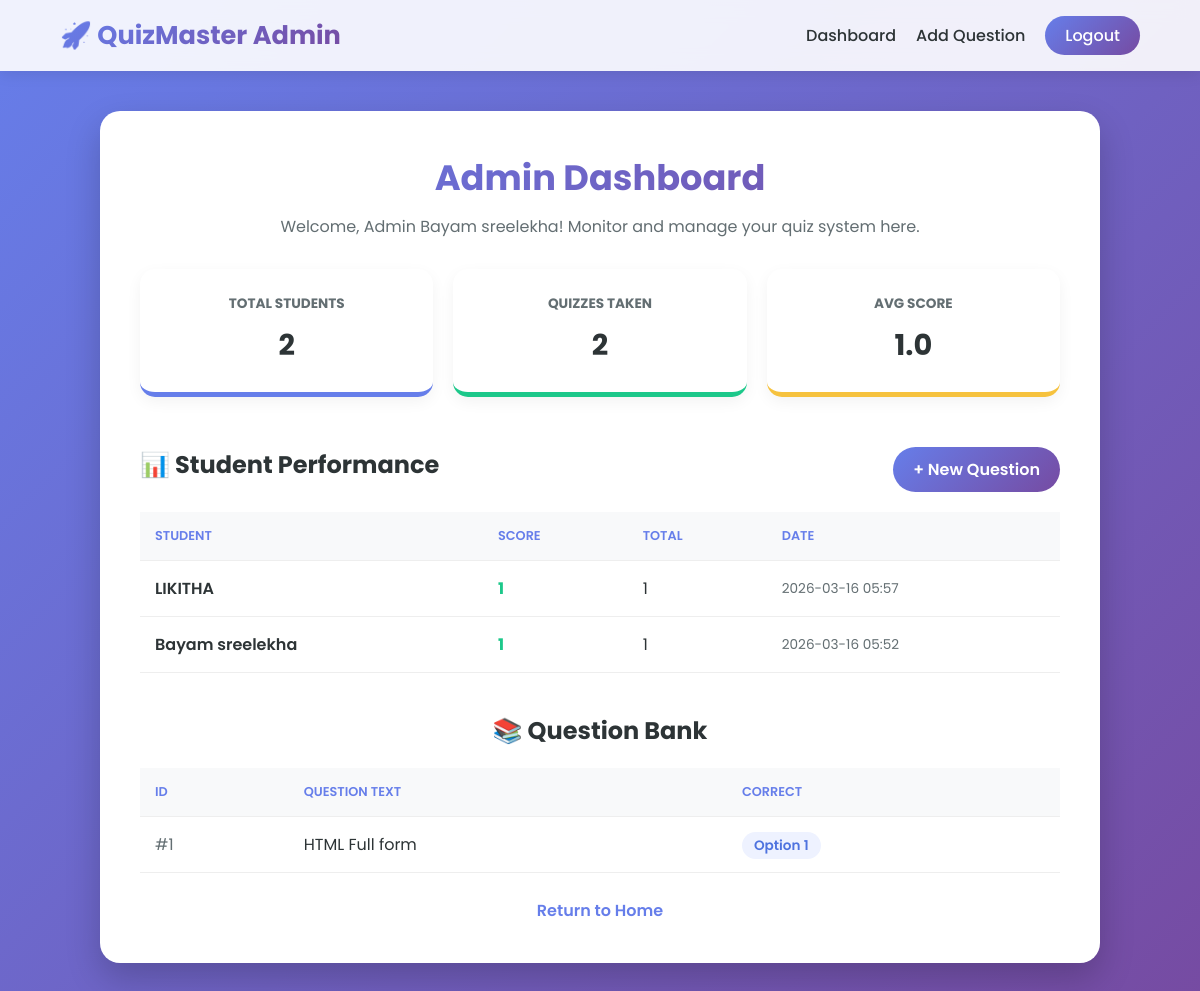
The app's page /admin/dashboard (signed in) with its own data.
### app.py (models this page shows)
class Result(db.Model):
    id = db.Column(db.Integer, primary_key=True)
    student_name = db.Column(db.String(100), nullable=False)
    score = db.Column(db.Integer, nullable=False)
    total_questions = db.Column(db.Integer, nullable=False)
    date = db.Column(db.DateTime, default=datetime.utcnow)

class Question(db.Model):
    id = db.Column(db.Integer, primary_key=True)
    text = db.Column(db.String(500), nullable=False)
    option1 = db.Column(db.String(200), nullable=False)
    option2 = db.Column(db.String(200), nullable=False)
    option3 = db.Column(db.String(200), nullable=False)
    option4 = db.Column(db.String(200), nullable=False)
    correct_option = db.Column(db.Integer, nullable=False)

### app.py (the view)
@app.route('/admin/dashboard')
def admin_dashboard():
    if not session.get('admin_logged_in'):
        return redirect(url_for('admin_login'))
    questions = Question.query.all()
    results = Result.query.order_by(Result.date.desc()).all()
    total_students = User.query.count()
    total_quizzes = Result.query.count()
    avg_score = db.session.query(func.avg(Result.score)).scalar() or 0
    avg_score = round(avg_score, 2)
    analytics = {
        "total_students": total_students,
        "total_quizzes": total_quizzes,
        "avg_score": avg_score
    }
    return render_template(
        'admin_dashboard.html',
        questions=questions,
        results=results,
        analytics=analytics
    )

### templates/admin_dashboard.html (shortened to what this page needs)
<!DOCTYPE html>
<html lang="en">
<head>
    <link rel="stylesheet" href="{{ url_for('static', filename='style.css') }}">
</head>
<body>
    <nav class="navbar">
        <a href="{{ url_for('index') }}" class="navbar-brand">🚀 QuizMaster Admin</a>
        <ul class="nav-links">
            <li><a href="{{ url_for('admin_dashboard') }}">Dashboard</a></li>
            <li><a href="{{ url_for('add_question') }}">Add Question</a></li>
            <li><a href="{{ url_for('logout') }}" class="nav-btn">Logout</a></li>
        </ul>
    </nav>
    <div class="main-content">
        <div class="card card-large">
            <h1>Admin Dashboard</h1>
            <p class="subtitle">Welcome, Admin {{ session.get('admin_name') }}! Monitor and manage your quiz system here.</p>
            <div class="analytics-grid">
                <div class="stat-card">
                    <h3>Total Students</h3>
                    <div class="value">{{ analytics.total_students }}</div>
                </div>
                <div class="stat-card" style="border-bottom-color: #1cc88a;">
                    <h3>Quizzes Taken</h3>
                    <div class="value">{{ analytics.total_quizzes }}</div>
                </div>
                <div class="stat-card" style="border-bottom-color: #f6c23e;">
                    <h3>Avg Score</h3>
                    <div class="value">{{ analytics.avg_score }}</div>
                </div>
            </div>
            <div style="display: flex; justify-content: space-between; align-items: center; margin-bottom: 20px;">
                <h2 style="font-size: 1.5rem; color: var(--text-main);">📊 Student Performance</h2>
                <a href="{{ url_for('add_question') }}" class="btn btn-primary" style="width: auto; padding: 10px 20px;">+ New Question</a>
            </div>
            <div class="table-responsive">
                <table>
                    <thead>
                        <tr>
                            <th>Student</th>
                            <th>Score</th>
                            <th>Total</th>
                            <th>Date</th>
                        </tr>
                    </thead>
                    <tbody>
                        {% for res in results %}
                        <tr>
                            <td style="font-weight: 600;">{{ res.student_name }}</td>
                            <td style="color: #1cc88a; font-weight: 700;">{{ res.score }}</td>
                            <td>{{ res.total_questions }}</td>
                            <td style="font-size: 0.85rem; color: var(--text-muted);">{{ res.date.strftime('%Y-%m-%d %H:%M') }}</td>
                        </tr>
                        {% else %}
                        <tr><td colspan="4" style="text-align: center; padding: 30px;">No quiz attempts recorded yet.</td></tr>
                        {% endfor %}
                    </tbody>
                </table>
            </div>
            <h2 style="font-size: 1.5rem; color: var(--text-main); margin-top: 40px; margin-bottom: 20px;">📚 Question Bank</h2>
            <div class="table-responsive">
                <table>
                    <thead>
                        <tr>
                            <th>ID</th>
                            <th>Question Text</th>
                            <th>Correct</th>
                        </tr>
                    </thead>
                    <tbody>
                        {% for q in questions %}
                        <tr>
                            <td style="color: var(--text-muted);">#{{ q.id }}</td>
                            <td>{{ q.text }}</td>
                            <td><span style="background: #eef2ff; color: #4e73df; padding: 4px 12px; border-radius: 20px; font-weight: 600; font-size: 0.85rem;">Option {{ q.correct_option }}</span></td>
                        </tr>
                        {% endfor %}
                    </tbody>
                </table>
            </div>
            <a href="{{ url_for('index') }}" class="back-home">Return to Home</a>
        </div>
    </div>
</body>
</html>

### static/style.css (style rules this page uses)
:root { --primary-gradient: linear-gradient(135deg, #667eea 0%, #764ba2 100%); --secondary-gradient: linear-gradient(135deg, #6a11cb 0%, #2575fc 100%); --success-gradient: linear-gradient(135deg, #11998e 0%, #38ef7d 100%); --danger-gradient: linear-gradient(135deg, #ff416c 0%, #ff4b2b 100%); --glass-bg: rgba(255, 255, 255, 0.9); --card-shadow: 0 15px 35px rgba(0, 0, 0, 0.2); --text-main: #2d3436; --text-muted: #636e72; }
* { margin: 0; padding: 0; box-sizing: border-box; font-family: 'Poppins', sans-serif; }
body { background: var(--primary-gradient); background-attachment: fixed; min-height: 100vh; color: var(--text-main); display: flex; flex-direction: column; }
.navbar { background: var(--glass-bg); backdrop-filter: blur(10px); padding: 1rem 5%; display: flex; justify-content: space-between; align-items: center; box-shadow: 0 2px 15px rgba(0,0,0,0.1); position: sticky; top: 0; z-index: 1000; }
.navbar-brand { font-size: 1.6rem; font-weight: 700; background: var(--primary-gradient); -webkit-background-clip: text; -webkit-text-fill-color: transparent; text-decoration: none; }
.nav-links { display: flex; gap: 20px; list-style: none; align-items: center; }
.nav-links a { text-decoration: none; color: var(--text-main); font-weight: 500; transition: 0.3s; }
.nav-btn { padding: 8px 20px; border-radius: 25px; background: var(--primary-gradient); color: white !important; font-weight: 600; }
.main-content { flex: 1; display: flex; justify-content: center; align-items: flex-start; padding: 40px 20px; }
.card { background: white; padding: 40px; border-radius: 20px; box-shadow: var(--card-shadow); width: 100%; max-width: 650px; text-align: center; animation: slideUp 0.6s ease-out; }
.card-large { max-width: 1000px; }
h1 { font-size: 2.2rem; margin-bottom: 10px; background: var(--primary-gradient); -webkit-background-clip: text; -webkit-text-fill-color: transparent; }
p.subtitle { color: var(--text-muted); margin-bottom: 30px; }
.btn { display: inline-block; padding: 12px 30px; border-radius: 30px; border: none; font-size: 1rem; font-weight: 600; cursor: pointer; transition: 0.3s; text-decoration: none; color: white; width: 100%; margin-top: 10px; text-align: center; }
.btn-primary { background: var(--primary-gradient); }
.analytics-grid { display: grid; grid-template-columns: repeat(auto-fit, minmax(200px, 1fr)); gap: 20px; margin-bottom: 40px; }
.stat-card { background: white; padding: 25px; border-radius: 15px; box-shadow: 0 5px 15px rgba(0,0,0,0.05); text-align: center; border-bottom: 5px solid #667eea; }
.stat-card h3 { font-size: 0.85rem; color: var(--text-muted); text-transform: uppercase; margin-bottom: 10px; }
.stat-card .value { font-size: 1.8rem; font-weight: 700; color: var(--text-main); }
.table-responsive { overflow-x: auto; margin-top: 20px; }
table { width: 100%; border-collapse: collapse; text-align: left; }
th, td { padding: 15px; border-bottom: 1px solid #eee; }
th { background: #f8f9fa; color: #667eea; font-weight: 600; text-transform: uppercase; font-size: 0.8rem; }
.back-home { margin-top: 25px; display: inline-block; color: #667eea; text-decoration: none; font-weight: 600; }

### records on screen
Result: get "Bayam sreelekha", student_name "Bayam sreelekha", score "1", total_questions "1", date "2026-03-16 05:52"
Result: student_name "LIKITHA", score "1", total_questions "1", date "2026-03-16 05:57"
Question: id "1", text "HTML Full form", correct_option "1"

### other values on screen
{{ analytics.total_students }} "2"
{{ analytics.total_quizzes }} "2"
{{ analytics.avg_score }} "1.0"
